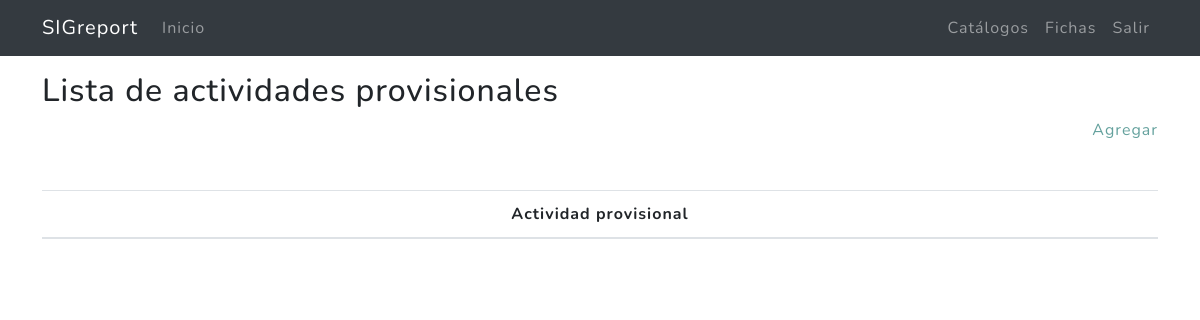
Before: /catalogos/actividades/ (signed in) with the older database file.
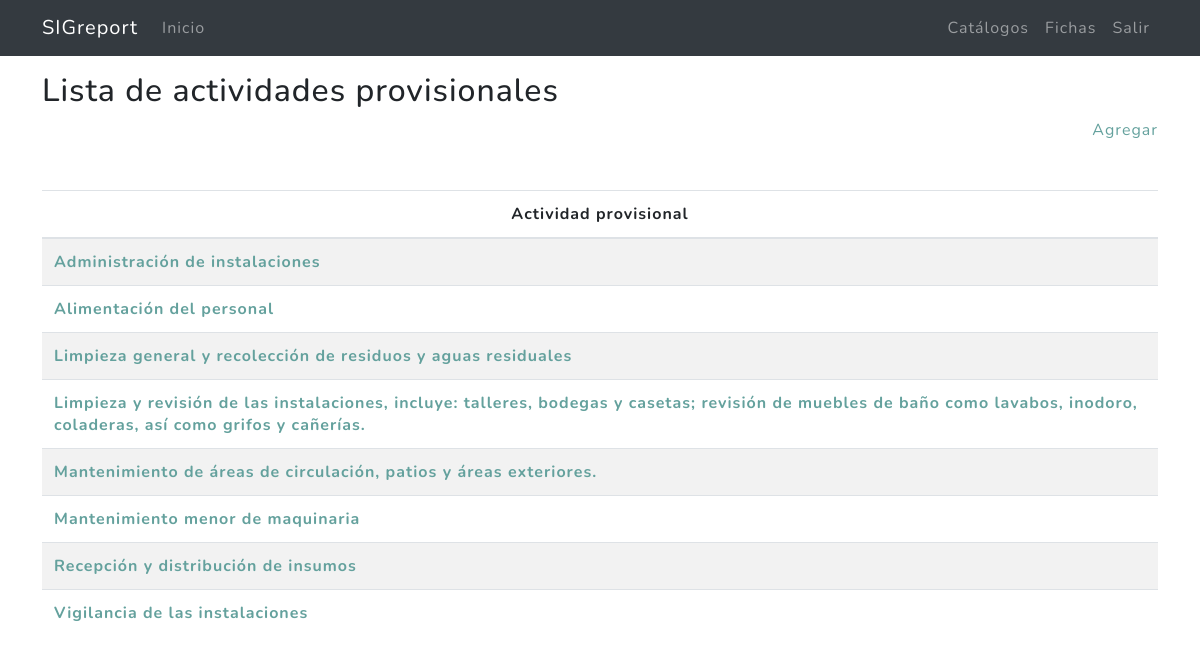
After: the same page with the newer database file.
### miscelanea/models.py (models this page shows, shortened)
class ActividadProvisional(models.Model):
    title =  models.CharField(max_length=1500,verbose_name = "Actividad")
    created = models.DateTimeField(auto_now_add = True,verbose_name = "Fecha de creación")
    updated = models.DateTimeField(auto_now = True,verbose_name = "Fecha de edición")
    class Meta:
        verbose_name = "Lista de actividades provisionales"
        verbose_name_plural = "Lista de actividades provisionales"
        ordering = ["title"]

### miscelanea/views.py (the view)
# urls.py: path('actividades/', ActProvisionalListView.as_view(), name='actividades'),
@method_decorator(login_required,name='dispatch')
class ActProvisionalListView(ListView):
    model = ActividadProvisional
    template_name = "miscelanea/actividadprovisional_list.html"
    paginate_by = 20
    def get_context_data(self, **kwargs):
        context = super().get_context_data(**kwargs)
        context['p_title']="Lista de actividades provisionales"
        return context

### miscelanea/templates/miscelanea/actividadprovisional_list.html (shortened to what this page needs)
{% extends 'cap2/base_mx.html' %}
{% load static %}
{% block content %}
<main role="main">
  <div class="container mb-4">
    <h2 class="mt-3">{{p_title}}</h2>
    <div class="agregar mb-4 text-right"><a href="{% url 'catalogos:actividad-create' %}">Agregar</a></div>
    <table class="table  table-striped mt-5">
      <thead>
        <tr>
          <th scope="col" class="text-center">Actividad provisional</th>
        </tr>
      </thead>
      <tbody>
      {% for actividad in actividadprovisional_list %}
          <tr>
            <th scope="row"><a href="{% url 'catalogos:actividad-update' actividad.id %}">{{actividad.title}} </a></th>
          </tr>
      {% endfor %}
      </tbody>
    </table>
  </div>
</main>
{% endblock %}

Changed rows visible on the page:
added ActividadProvisional: title "Administración de instalaciones"
added ActividadProvisional: title "Alimentación del personal"
added ActividadProvisional: title "Limpieza general y recolección de residuos y aguas residuales"
added ActividadProvisional: title "Limpieza y revisión de las instalaciones, incluye: talleres, bodegas y casetas; revisión de muebles de baño como lavabos, inodoro, coladeras, así como grifos y cañerías."
added ActividadProvisional: title "Mantenimiento de áreas de circulación, patios y áreas exteriores."
added ActividadProvisional: title "Mantenimiento menor de maquinaria"
added ActividadProvisional: title "Recepción y distribución de insumos"
added ActividadProvisional: title "Vigilancia de las instalaciones"
